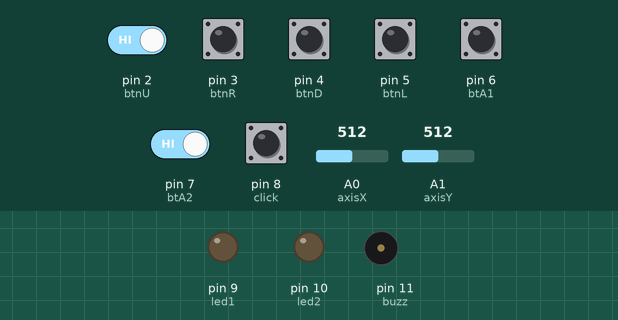
This sketch was run on a simulated Arduino Uno, built with avr-gcc and run on an emulated ATmega328P. Shown: output pins drawn as LEDs (lit = HIGH), buzzer (waves = sounding). The test bench sets the inputs (shaded band); at power-on: pin 2 (btnU), pin 3 (btnR), pin 4 (btnD), pin 5 (btnL), pin 6 (btA1), pin 7 (btA2), pin 8 (click) HIGH, A0 (axisX) = 512, A1 (axisY) = 512. What the sketch prints to the serial monitor is not drawn.

Above: at 9.2 s.
9.3 s: pin 6 (btA1) pulled LOW for 0.15 s
At 9.51 s:
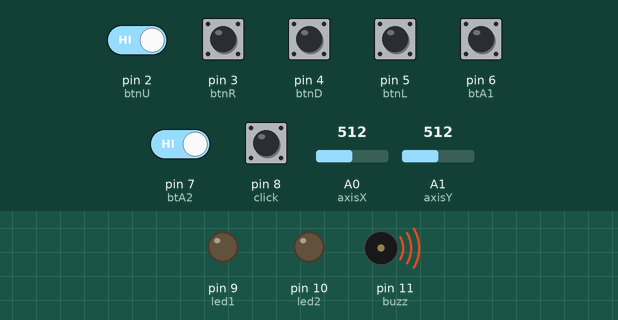
12.3 s: pin 2 (btnU) driven LOW and pin 7 (btA2) driven LOW
Timing chart, 0 to 21.3 s (numbered marks = the images above; inputs shaded):
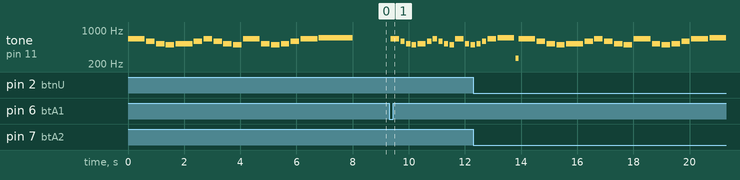

The sketch:

MusicGame.ino
```cpp
/*
  Colocar os leds para piscar ao iniciar o jogo (ou quando for reiniciado (colocar um botão na protoboard para isso)).
  A mainFunc() deve retornar o nome da nota tocada para que checkMusic() verifique se a nota corresponde corretamente.
  Caso sim, nada acontece, caso não, void() deve ser chamada para que resete a pontuação (colocar um som de erro).
  No final, quando o usuário acertar, colocar os leds piscando, (a música do duolingo - tan daaaam), e a música toca de novo.
*/

// --------------- //
#define C4 261.626
#define D4 293.665
#define E4 329.628
#define F4 349.228
#define G4 391.995
#define A4 440.000
#define B4 493.883
// --------------- //
#define C5 523.221
#define D5 587.330
#define E5 659.225
#define F5 698.456
#define G5 783.991
#define A5 880.000
#define B5 987.767
// --------------- //
#define C6 1046.500
// --------------- //

#define axisX A0 // direita > 550 -- esquerda < 500
#define axisY A1 //   cima  > 550 --  baixo   < 500
#define click 8

int led1 = 9;
int led2 = 10;
int buzz = 11;
int btnU = 2;
int btnR = 3;
int btnD = 4;
int btnL = 5;
int btA1 = 6;
int btA2 = 7;

bool reseted = false;

void setup() {
  Serial.begin(9600);
  pinMode(led1, OUTPUT);
  pinMode(led2, OUTPUT);
  pinMode(buzz, OUTPUT);
  pinMode(btnU, INPUT_PULLUP);
  pinMode(btnR, INPUT_PULLUP);
  pinMode(btnD, INPUT_PULLUP);
  pinMode(btnL, INPUT_PULLUP);
  pinMode(btA1, INPUT_PULLUP);
  pinMode(btA2, INPUT_PULLUP);
  pinMode(click, INPUT_PULLUP);

  if (!reseted) {
    playMelody();
  } else {
    // Resetar pontuação na checkMusic() !!!!!!!!!!!!!!!
  }
}

void loop() {
  int estBtA1 = digitalRead(btA1);
  int estBtA2 = digitalRead(btA2);
  int estClic = digitalRead(click);

  if (estBtA2 == LOW)
  {
    playMelody();
    reseted = true;
  }
  else if (estBtA1 == LOW)
  {
    playFastMelody();
    reseted = true;
  }
  else if (estClic == LOW)
  {
    playLowMelody();
    reseted = true;
  }

  mainFunc();
  checkMusic();
}

void mainFunc() {
  if (reseted) {
    void();
  }

  int xValue = analogRead(axisX);
  int yValue = analogRead(axisY);
  int clicVa = digitalRead(click);
  int estBtU = digitalRead(btnU);
  int estBtR = digitalRead(btnR);
  int estBtD = digitalRead(btnD);
  int estBtL = digitalRead(btnL);

  int toneFreq = 0;  // Variável para armazenar a frequência do som

  char note;

  // E5, D5, C5, B4, C5, D5, E5, D5, C5, B4, E5, C5, B4, C5, D5, E5, F5

  // Verificar se o botão clic está pressionado
  if (clicVa == HIGH) {  // Quando o botão clic não está pressionado
    // Verificar condições de botões e posição do joystick para definir a frequência
    if (estBtU == LOW && (yValue > 550)) {
      toneFreq = D5;
      Serial.println("Tocando D5 (Ré)");
    } else if (estBtU == LOW && (yValue >= 500) && (yValue <= 550)) {
      toneFreq = C4;
      Serial.println("Tocando C (Dó)");
    } else if (estBtU == LOW && (yValue < 500)) {
      toneFreq = D4;
      Serial.println("Tocando D (Ré)");
    } else if (estBtR == LOW && (xValue >= 500) && (xValue <= 550)) {
      toneFreq = E4;
      Serial.println("Tocando E (Mi)");
    } else if (estBtR == LOW && (xValue < 500)) {
      toneFreq = F4;
      Serial.println("Tocando F (Fá)");
    } else if (estBtD == LOW && (yValue > 550)) {
      toneFreq = A4;
      Serial.println("Tocando A (Lá)");
    } else if (estBtD == LOW && (yValue >= 500) && (yValue <= 550)) {
      toneFreq = G4;
      Serial.println("Tocando G (Sol)");
    } else if (estBtL == LOW && (xValue >= 500) && (xValue <= 550)) {
      toneFreq = B4;
      Serial.println("Tocando B (Si)");
    } else if (estBtL == LOW && (xValue > 550)) {
      toneFreq = C5;
      Serial.println("Tocando C5 (Dó)");
    } else if (estBtR == LOW && (xValue > 550)) {
      toneFreq = F5;
      Serial.println("Tocando F5 (Fá)");
    } else if (estBtD == LOW && (yValue < 500)) {
      toneFreq = A5;
      Serial.println("Tocando A5 (Lá)");
    } else if (estBtL == LOW && (xValue < 500)) {
      toneFreq = C6;
      Serial.println("Tocando C6 (Dó)");
    }
  } else {  // Quando o botão clic está pressionado
    // Verificações diferentes com o botão click pressionado
    if (estBtU == LOW && (yValue >= 500) && (yValue <= 550)) {
      toneFreq = E5;
      Serial.println("Tocando E5 (Mi)");
    } else if (estBtR == LOW && (xValue <= 550) && (xValue >= 500)) {
      toneFreq = G5;
      Serial.println("Tocando G5 (Sol)");
    } else if (estBtD == LOW && (yValue >= 500) && (yValue <= 550)) {
      toneFreq = B5;
      Serial.println("Tocando B5 (Si)");
    }
  }

  // Controla o buzzer apenas uma vez com base na frequência definida
  if (toneFreq > 0) {
    tone(buzz, toneFreq);
    Serial.println(toneFreq);
  } else {
    noTone(buzz);
  }

  delay(100);  // Pequeno delay para evitar leituras muito rápidas no serial
}

void checkMusic() {
  String seuqence[] = {"E5", "D5", "C5", "B4", "C5", "D5", "E5", "D5", "C5", "B4", "E5", "C5", "B4", "C5", "D5", "E5", "F5"};
  Serial.println("ckeckMusic()");
}

void playMelody() {
  int melody[] = {
    E5, 600, D5, 300, C5, 300, B4, 300,
    C5, 600, D5, 300, E5, 300, D5, 300,
    C5, 300, B4, 300, E5, 600, C5, 300,
    B4, 300, C5, 300, D5, 300, E5, 600,
    F5, 1200
  };
  int melodySize = sizeof(melody) / sizeof(melody[0]);
  for (int i = 0; i < melodySize; i += 2) {
    int note = melody[i];
    int duration = melody[i + 1];
    tone(buzz, note, duration);  // Toca a nota no buzzer
    delay(duration);  // Espera pelo tempo da nota antes de tocar a próxima
    noTone(buzz);     // Para o som entre notas
    delay(50);        // Pequena pausa entre as notas
  }
}

void playFastMelody() {
  int melody[] = {
    E5, 300, D5, 150, C5, 150, B4, 150,
    C5, 300, D5, 150, E5, 150, D5, 150,
    C5, 150, B4, 150, E5, 300, C5, 150,
    B4, 150, C5, 150, D5, 150, E5, 300,
    F5, 600
  };
  int melodySize = sizeof(melody) / sizeof(melody[0]);
  for (int i = 0; i < melodySize; i += 2) {
    int note = melody[i];
    int duration = melody[i + 1];
    tone(buzz, note, duration);  // Toca a nota no buzzer
    delay(duration);  // Espera pelo tempo da nota antes de tocar a próxima
    noTone(buzz);     // Para o som entre notas
    delay(50);        // Pequena pausa entre as notas
  }
}

void playLowMelody() {
  int melody[] = {
    E5, 1200, D5, 600, C5, 600, B4, 600,
    C5, 1200, D5, 600, E5, 600, D5, 600,
    C5, 600, B4, 600, E5, 1200, C5, 600,
    B4, 600, C5, 600, D5, 600, E5, 1200,
    F5, 2400
  };
  int melodySize = sizeof(melody) / sizeof(melody[0]);
  for (int i = 0; i < melodySize; i += 2) {
    int note = melody[i];
    int duration = melody[i + 1];
    tone(buzz, note, duration);  // Toca a nota no buzzer
    delay(duration);  // Espera pelo tempo da nota antes de tocar a próxima
    noTone(buzz);     // Para o som entre notas
    delay(50);        // Pequena pausa entre as notas
  }
}
```

Measured:
- after the input at 9.3 s, tone on pin 11 (buzz): plays 659 Hz for 0.30 s, 587 Hz for 0.15 s, 523 Hz for 0.15 s, 493 Hz for 0.15 s, 523 Hz for 0.30 s, 587 Hz for 0.15 s … (13 notes in this stretch), starting after 0.06 s
